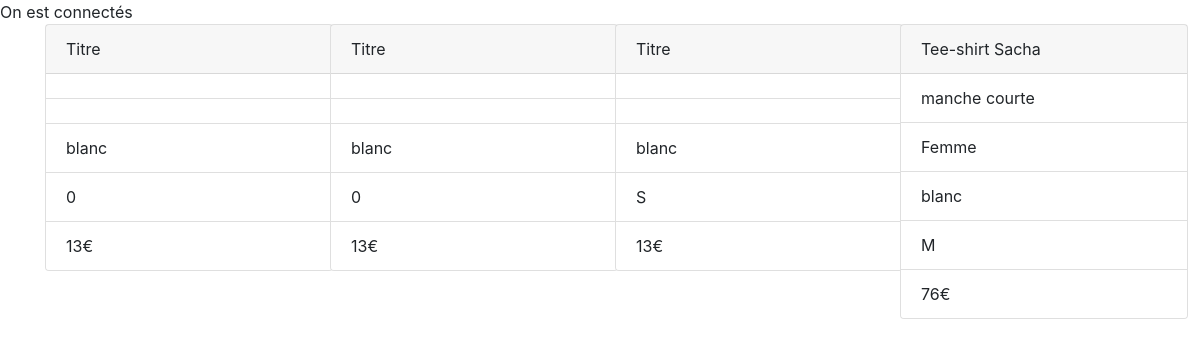
The page /viewBlanc.php on the database as committed earlier.
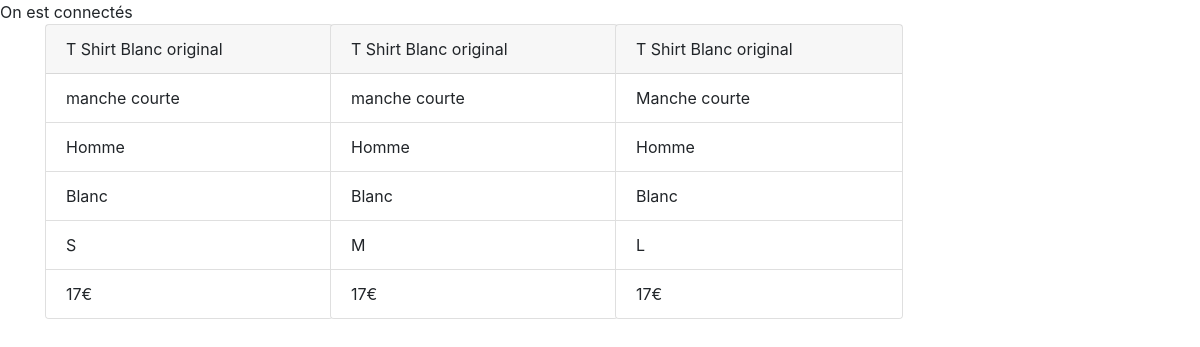
The same page on the database as committed later.
### tables this page shows
CREATE TABLE `products` (
  `id` int NOT NULL,
  `name` varchar(255) NOT NULL,
  `price` int NOT NULL DEFAULT '0',
  `categorie` text,
  `size` text NOT NULL,
  `color` text NOT NULL,
  `sexe` text
);

### viewBlanc.php (the view, shortened to what this page needs)
<?php
require_once('connexion.php');
$sql = 'SELECT * FROM `products` WHERE color="blanc"';
$query = $db->prepare($sql);
$query->execute();
$result = $query->fetchAll(PDO::FETCH_ASSOC);
?>
<!DOCTYPE html>
<html lang="fr">
<head>
    <link rel="stylesheet" href="https://stackpath.bootstrapcdn.com/bootstrap/4.4.1/css/bootstrap.min.css">
</head>
<body>
    <main class="container">
        <div class="row">
                <?php
                foreach($result as $produit){
                ?>
                <div class="col-12 col-sm-12 col-md-12 col-lg-3 col-xl-3">
                    <div class="card" style="width: 18rem;">
                        <div class="card-header">
                            <?= $produit['name'] ?>
                        </div>
                        <ul class="list-group list-group-flush">
                            <li class="list-group-item"><?= $produit['categorie'] ?></li>
                            <li class="list-group-item"><?= $produit['sexe'] ?></li>
                            <li class="list-group-item"><?= $produit['color'] ?></li>
                            <li class="list-group-item"><?= $produit['size'] ?></li>
                            <li class="list-group-item"><?= $produit['price'] . "€" ?></li>
                        </ul>
                    </div>
                </div>
                <br>
                <?php
                }
                ?>
        </div>
    </main>
</body>
</html>

Rows that differ between the two databases and show on the page:
removed products: name "Titre", color "blanc", size "0", price "13"
removed products: name "Titre", color "blanc", size "0", price "13"
removed products: name "Titre", color "blanc", size "S", price "13"
removed products: name "Tee-shirt Sacha", categorie "manche courte", sexe "Femme", color "blanc", size "M", price "76"
added products: name "T Shirt Blanc original", categorie "manche courte", sexe "Homme", color "Blanc", size "S", price "17"
added products: name "T Shirt Blanc original", categorie "manche courte", sexe "Homme", color "Blanc", size "M", price "17"
added products: name "T Shirt Blanc original", categorie "Manche courte", sexe "Homme", color "Blanc", size "L", price "17"
